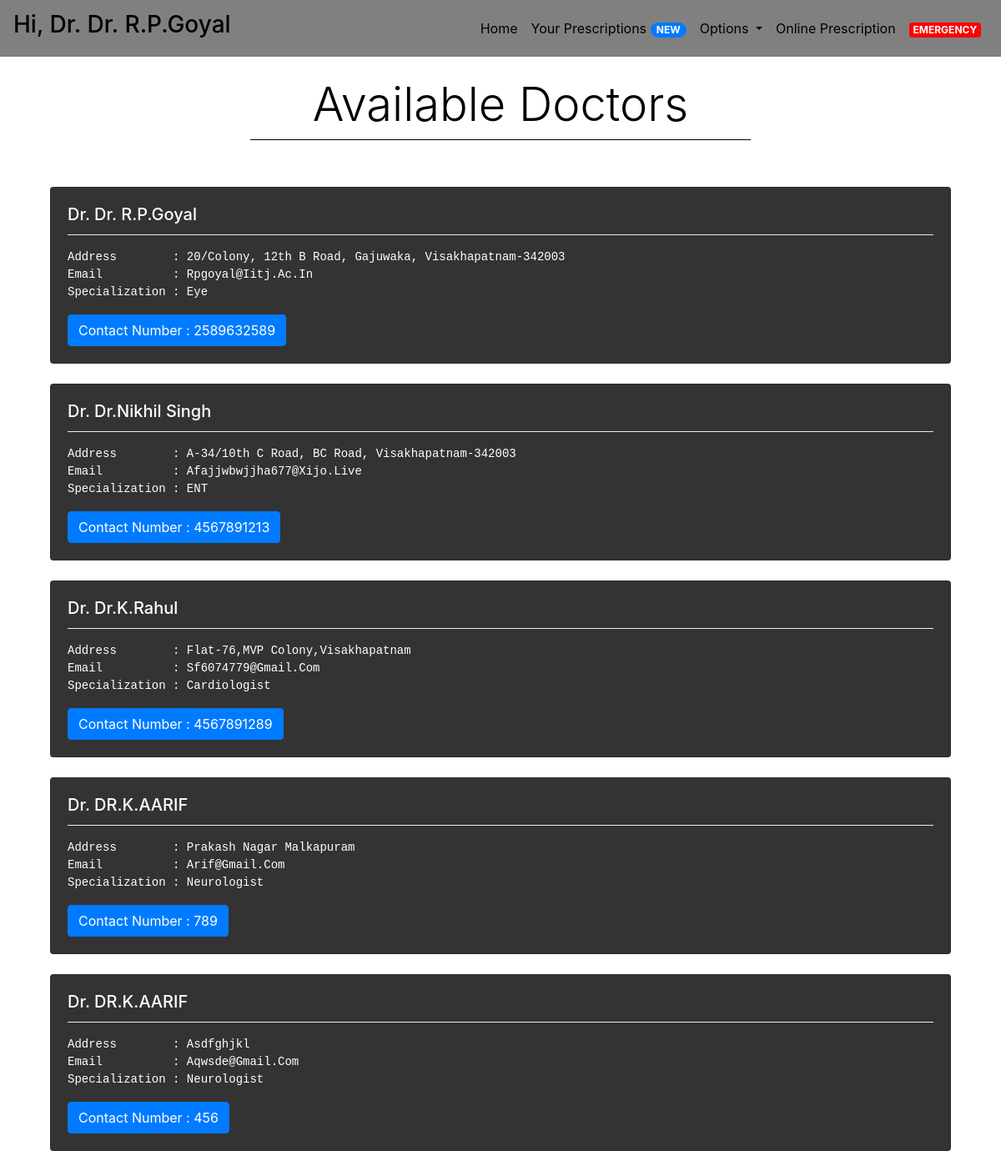
The app's page /doctors (signed in) with its own data.
### dron/models.py (models this page shows, shortened)
class Doctor(models.Model):
    name = models.CharField(max_length = 30)
    address = models.CharField(max_length = 100)
    contactNumber = models.CharField(unique = True, max_length = 10)
    email = models.EmailField(unique = True, max_length = 255)
    specialization = models.CharField(max_length = 100)
    passwordHash = models.CharField(max_length = 64)
    emailHash = models.CharField(max_length = 64)

### dron/views.py (the view)
# urls.py: path('doctors', views.doctors, name = "doctors"),
def doctors(request):
    context = {
        "doctors" : Doctor.objects.all()
    }
    response = render(request,"HealthCentre/doctors.html",context)
    return responseHeadersModifier(response)

### dron/views.py (called while the page is built)
def responseHeadersModifier(response):
    response["Cache-Control"] = "no-cache, no-store, must-revalidate"
    response["Pragma"] = "no-cache"
    response["Expires"] = "0"
    return response

### dron/templates/HealthCentre/doctors.html (shortened to what this page needs)
{% extends "HealthCentre/layout.html" %}
{% block bodytag %}
  {% load static %}
  <body style="background-repeat:no-repeat;background-size:cover;background-position:center;background-image:url('https://slidescorner.com/wp-content/uploads/2022/11/01-Drake-Healthcare-and-Medical-Free-PPT-Background-by-SlidesCorner.com_-1024x576.jpg')">
{% endblock %}
{% block body %}
    <br>
    <h1 style="text-align:center;color:black;" class = "display-4">
      Available Doctors
    </h1>
    <li class="dropdown-divider" style="margin-left:25%;margin-right:25%;border-color:black"></li>
    <br>
    <br>
    {% for doctor in doctors %}
        <div class="row container"style="margin: 0 auto;" >
            <div class="col-sm-12">
                <div class="card"style = "background:rgba(0,0,0,0.8);color:white;">
                    <div class="card-body">
                        <h5 class="card-title">Dr. {{ doctor.name }}</h5>
                        <li class="dropdown-divider"></li>
                        <p class="card-text"><pre style="color:white">Address        : {{ doctor.address }}<br>Email          : {{ doctor.email }}<br>Specialization : {{ doctor.specialization }}</pre></p>
                        <a href="#" class="btn btn-primary">Contact Number : {{ doctor.contactNumber }}</a>
                    </div>
                </div>
            </div>
        </div>
        <br>
    {% empty %}
        <h1 style="text-align:center;color:white" >
            Sorry! No doctors available right now. Please try again later!
        </h1>
    {% endfor %}
{% endblock %}

### dron/templates/HealthCentre/layout.html (shortened to what this page needs)
{% load static %}
<!doctype html>
<html lang="en">
    <head>
        <link rel="stylesheet" href="{% static 'style.css'%}">
        <link
        rel="stylesheet"
        href="https://unpkg.com/swiper/swiper-bundle.min.css"
      /><link rel="stylesheet" href="fontawesome-free-5.15.3-web/css/all.min.css">
      <link rel="stylesheet" href="https://cdnjs.cloudflare.com/ajax/libs/font-awesome/6.2.1/css/all.min.css" />
        <link rel="stylesheet" href="https://stackpath.bootstrapcdn.com/bootstrap/4.2.1/css/bootstrap.min.css">
    </head>
{% block bodytag %}
{% endblock %}
<nav class="navbar navbar-expand-lg navbar-light  "  id= "wq">
    {% if request.session.isLoggedIn %}
        <a class="navbar-brand" href="/"><h3 style="color:black;text-align:center">Hi,{% if request.session.isDoctor %} Dr.{% endif %} {{ request.session.Name }}</h3></a>
    {% else %}
        <a class="navbar-brand" href="/"><h2 style="color:black;text-align:center">Online Health Centre</h2></a>
    {% endif %}
    <div class="collapse navbar-collapse" id="navbarSupportedContent">
        <ul class="navbar-nav ml-auto">
            <li class="nav-item active">
                <a class="nav-link" href="{% url 'index' %}" style="color:black">Home <span class="sr-only">(current)</span></a>
            </li>
            {% if request.session.isLoggedIn %}
                <li class="nav-item">
                    <a class="nav-link" href="{% url 'login' %}" style="color:black">Your Prescriptions <span class="badge badge-primary badge-pill">{{ request.session.numberNewPrescriptions }} NEW</span></a>
                </li>
            {% endif %}
            <li class="nav-item dropdown">
                <a class="nav-link dropdown-toggle" style="color:black" href="#" id="navbarDropdown" role="button" data-toggle="dropdown" aria-haspopup="true" aria-expanded="false">
                  Options
                </a>
            </li>
            <li class="nav-item">
                <a class="nav-link" href="{% url 'onlineprescription' %}" style="color:black">Online Prescription</a>
            </li>
            <li class="nav-item">
                <a class="nav-link" href="emergency" style="color:black"><span style="background-color:red" class="badge badge-secondary">EMERGENCY</span></a>
            </li>
        </ul>
        </div>
    </nav>
{% block body %}
{% endblock %}
        </body>
    </html>

### dron/static/style.css (style rules this page uses)
:root { --mainclr:#239f85; --secclr:grey; --third:#DFE4E0; --mainafterclr:hsl(167, 81%, 79%); }
#wq { background:grey; }
* { margin: 0; padding: 0; outline: none; box-sizing: border-box; transition: .2s; text-transform: capitalize; text-decoration: none; }

### records on screen
Doctor: session.Name "Dr. R.P.Goyal", name "Dr. R.P.Goyal", address "20/Colony, 12th B Road, Gajuwaka, Visakhapatnam-342003", email "Rpgoyal@iitj.ac.in", specialization "Eye", contactNumber "2589632589"
Doctor: name "Dr.Nikhil Singh", address "A-34/10th C Road, BC Road, Visakhapatnam-342003", email "Afajjwbwjjha677@xijo.live", specialization "ENT", contactNumber "4567891213"
Doctor: name "Dr.K.Rahul", address "Flat-76,MVP Colony,Visakhapatnam", email "Sf6074779@gmail.com", specialization "Cardiologist", contactNumber "4567891289"
Doctor: name "DR.K.AARIF", address "Prakash Nagar Malkapuram", email "Arif@gmail.com", specialization "Neurologist", contactNumber "789"
Doctor: name "DR.K.AARIF", address "Asdfghjkl", email "Aqwsde@gmail.com", specialization "Neurologist", contactNumber "456"
